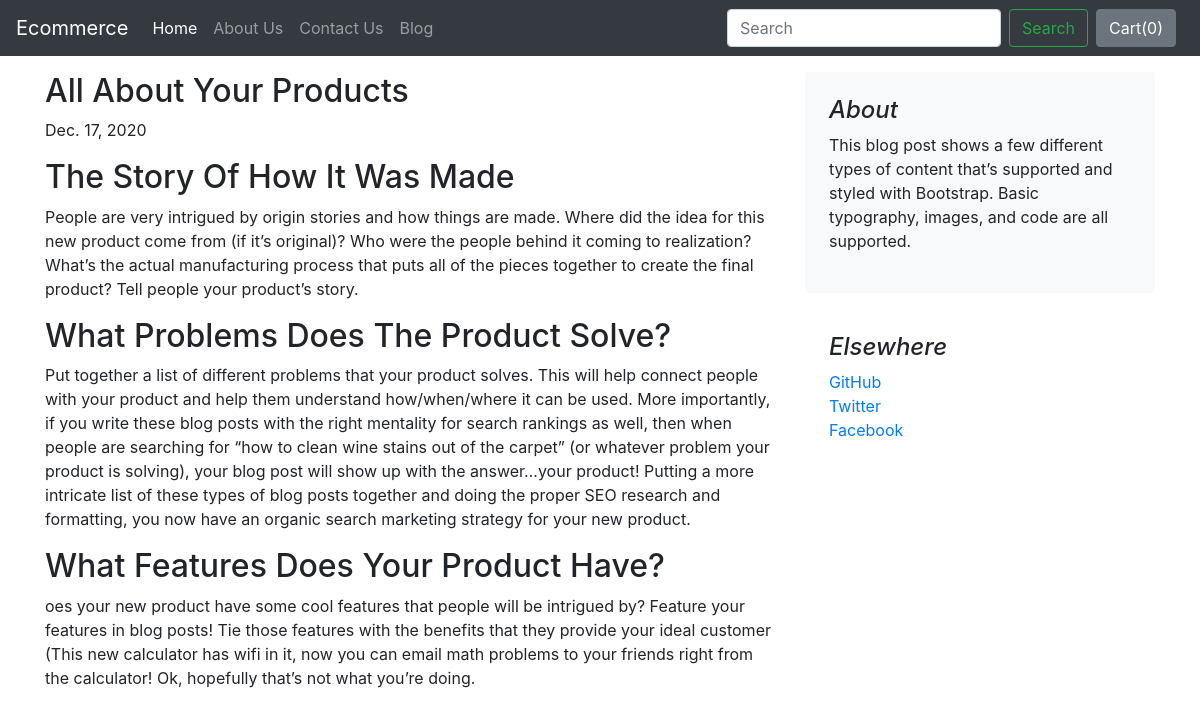
The page /blog/blogpost/1 on the database its author committed.
### blog/models.py (models this page shows, shortened)
class BlogPost(models.Model):
    post_id = models.AutoField(primary_key=True)
    title = models.CharField(max_length=500)
    head0 = models.CharField(max_length=100, default="")
    chead0 = models.CharField(max_length=5000, default="")
    head1 = models.CharField(max_length=100, default="")
    chead1 = models.CharField(max_length=5000, default="")
    head2 = models.CharField(max_length=100, default="")
    chead2 = models.CharField(max_length=5000, default="")
    pub_date = models.DateField()
    image_nm = models.ImageField(upload_to="blog/images", default="")

### blog/views.py (the view)
# urls.py: path('blogpost/<int:id>',views.blogpost,name='blogpost'),
def blogpost(request,id):
    bplost=BlogPost.objects.filter(post_id=id)
    return render(request,'blog/blogpost.html',{'post':bplost[0]})

### blog/templates/blog/blogpost.html (shortened to what this page needs)
{% extends 'blog/basic.html' %}
{% block body %}
<div class="container my-3">
<div class="row">
    <div class="col-md-8">
      <article class="blog-post">
        <h2 class="blog-post-title">{{post.title}}</h2>
        <p class="blog-post-meta">{{post.pub_date}}</p>
         <h2>{{post.head0}}</h2>
        <p>{{post.chead0}}</p>
        <h2>{{post.head1}}</h2>
        <p>{{post.chead1}}</p>
        <h2>{{post.head2}}</h2>
        <p>{{post.chead2}}</p>
      </article>
    </div>
    <div class="col-md-4">
      <div class="p-4 mb-3 bg-light rounded">
        <h4 class="font-italic">About</h4>
        <p>This blog post shows a few different types of content that’s supported and styled with Bootstrap. Basic typography, images, and code are all supported.</p>
      </div>
      <div class="p-4">
        <h4 class="font-italic">Elsewhere</h4>
        <ol class="list-unstyled">
          <li><a href="#">GitHub</a></li>
          <li><a href="#">Twitter</a></li>
          <li><a href="#">Facebook</a></li>
        </ol>
      </div>
    </div>
  </div>
</div>
{% endblock%}

### rows shown on the page
BlogPost: title "All About Your Products", pub_date "Dec. 17, 2020", head0 "The Story Of How It Was Made", chead0 "People are very intrigued by origin stories and how things are made. Where did the idea for this new product come from (if it’s original)? Who were the people behind it coming to realization? What’s the actual manufacturing process that puts all of the pieces together to create the final product? Tell people your product’s story.", head1 "What Problems Does The Product Solve?", chead1 "Put together a list of different problems that your product solves. This will help connect people with your product and help them understand how/when/where it can be used. More importantly, if you write these blog posts with the right mentality for search rankings as well, then when people are searching for “how to clean wine stains out of the carpet” (or whatever problem your product is solving), your blog post will show up with the answer…your product! Putting a more intricate list of these types of blog posts together and doing the proper SEO research and formatting, you now have an organic search marketing strategy for your new product.", head2 "What Features Does Your Product Have?", chead2 "oes your new product have some cool features that people will be intrigued by? Feature your features in blog posts! Tie those features with the benefits that they provide your ideal customer (This new calculator has wifi in it, now you can email math problems to your friends right from the calculator! Ok, hopefully that’s not what you’re doing."
